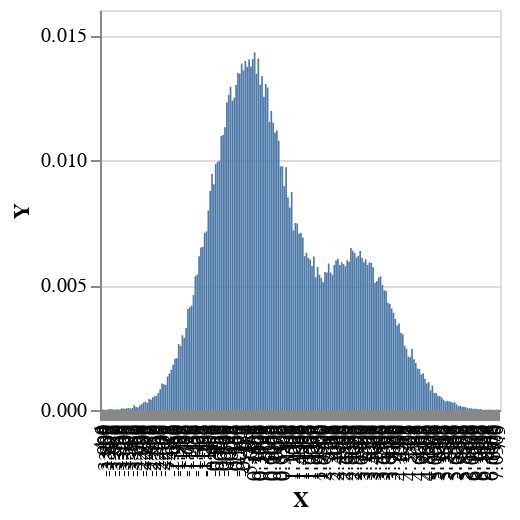

Notebook source saved alongside this figure:
### Code cell
sampleIO $ 
    plotVega . fmap (first (pack . take 6 . show)) . toEmpirical . toBins 0.05 
    <$> replicateM 100000 model3

### Figure 1 — Vega-Lite specification as saved in the notebook (floating-point values rounded to 4 significant figures; data arrays with more than 128 entries replaced by an {"elided": "..."} marker saying what was removed)
{"$schema": "https://vega.github.io/schema/vega-lite/v4.json", "data": {"values": {"elided": "216 records"}}, "encoding": {"x": {"field": "X", "sort": {"elided": "216 str values"}, "type": "nominal"}, "y": {"field": "Y", "type": "quantitative"}}, "height": 200, "mark": "bar", "width": 200}
